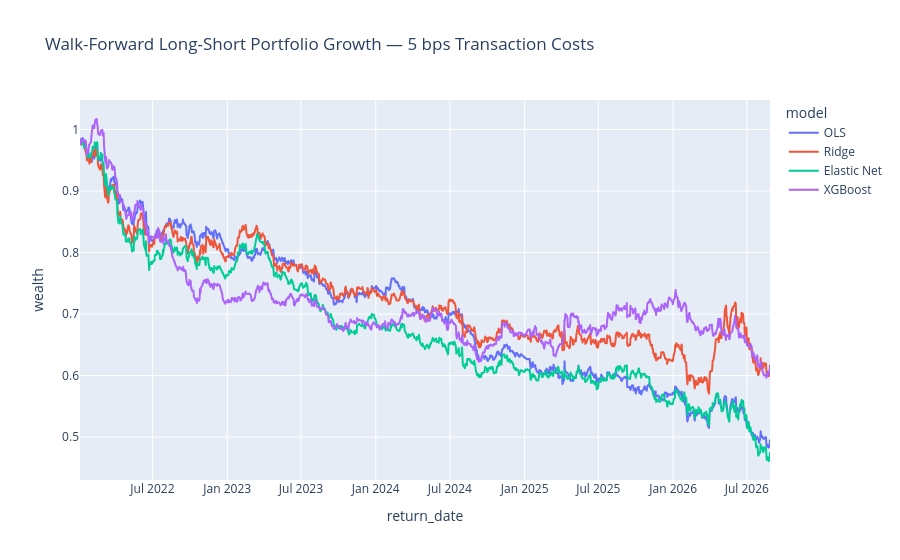

Notebook source saved alongside this figure:
### Code cell
# Plot
fig = px.line(
    portfolio_plot,
    x="return_date",
    y="wealth",
    color="model",
    title=("Walk-Forward Long-Short Portfolio Growth — 5 bps Transaction Costs"),
)

fig.show()

### Figure 1 — Plotly figure (JSON) as saved in the notebook; plotly's stock layout.template omitted (floating-point values rounded to 4 significant figures; data arrays with more than 128 entries replaced by an {"elided": "..."} marker saying what was removed)
{"data": [{"hovertemplate": "model=OLS<br>return_date=%{x}<br>wealth=%{y}<extra></extra>", "legendgroup": "OLS", "line": {"color": "#636efa", "dash": "solid"}, "marker": {"symbol": "circle"}, "mode": "lines", "name": "OLS", "showlegend": true, "type": "scattergl", "x": {"elided": "1166 str values"}, "xaxis": "x", "y": {"elided": "1166 float values"}, "yaxis": "y"}, {"hovertemplate": "model=Ridge<br>return_date=%{x}<br>wealth=%{y}<extra></extra>", "legendgroup": "Ridge", "line": {"color": "#EF553B", "dash": "solid"}, "marker": {"symbol": "circle"}, "mode": "lines", "name": "Ridge", "showlegend": true, "type": "scattergl", "x": {"elided": "1166 str values"}, "xaxis": "x", "y": {"elided": "1166 float values"}, "yaxis": "y"}, {"hovertemplate": "model=Elastic Net<br>return_date=%{x}<br>wealth=%{y}<extra></extra>", "legendgroup": "Elastic Net", "line": {"color": "#00cc96", "dash": "solid"}, "marker": {"symbol": "circle"}, "mode": "lines", "name": "Elastic Net", "showlegend": true, "type": "scattergl", "x": {"elided": "1166 str values"}, "xaxis": "x", "y": {"elided": "1166 float values"}, "yaxis": "y"}, {"hovertemplate": "model=XGBoost<br>return_date=%{x}<br>wealth=%{y}<extra></extra>", "legendgroup": "XGBoost", "line": {"color": "#ab63fa", "dash": "solid"}, "marker": {"symbol": "circle"}, "mode": "lines", "name": "XGBoost", "showlegend": true, "type": "scattergl", "x": {"elided": "1166 str values"}, "xaxis": "x", "y": {"elided": "1166 float values"}, "yaxis": "y"}], "layout": {"legend": {"title": {"text": "model"}, "tracegroupgap": 0}, "title": {"text": "Walk-Forward Long-Short Portfolio Growth — 5 bps Transaction Costs"}, "xaxis": {"anchor": "y", "domain": [0, 1], "title": {"text": "return_date"}}, "yaxis": {"anchor": "x", "domain": [0, 1], "title": {"text": "wealth"}}}}
